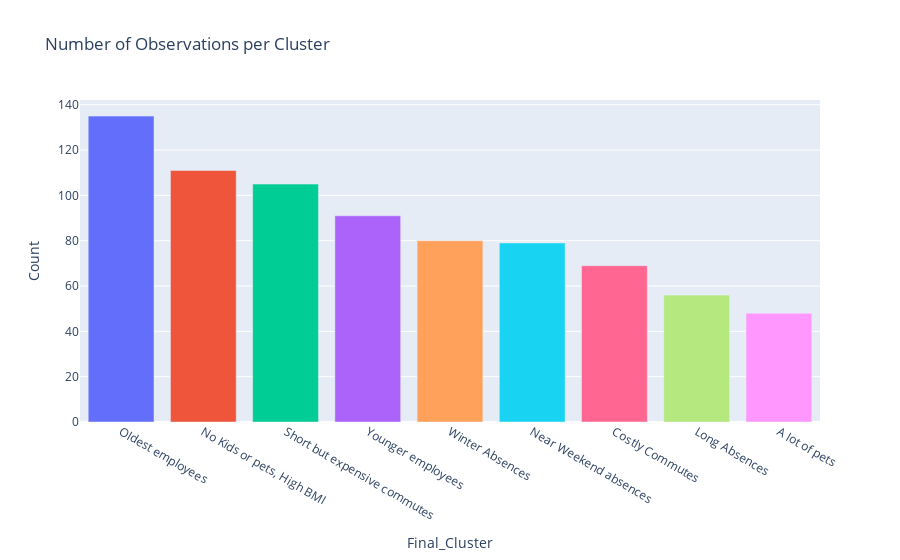

Notebook code cell kept with this figure:
### Markdown cell above
This is the final notebook of our project. We have obtained clusters for all of our observations in the "Clustering" notebook. We will perform a final analysis of those clusters. To that end we have imported our classifed_data which contains our analytical dataset with associated final cluster labels, we have then obtained the cluster centroids. Below is a bar chart which shows us the size of each cluster.

### Code cell
cluster_counts = classified_data['Final_Cluster'].value_counts().reset_index()
cluster_counts.columns = ['Final_Cluster', 'Count']
fig_bar = px.bar(cluster_counts, x='Final_Cluster', y='Count',
        title='Number of Observations per Cluster', color='Final_Cluster')
fig_bar.update_layout(showlegend=False)

### Figure 1 — Plotly figure (JSON) as saved in the notebook; plotly's stock layout.template omitted (floating-point values rounded to 4 significant figures)
{"data": [{"hovertemplate": "Final_Cluster=%{x}<br>Count=%{y}<extra></extra>", "legendgroup": "Oldest employees", "marker": {"color": "#636efa", "pattern": {"shape": ""}}, "name": "Oldest employees", "orientation": "v", "showlegend": true, "textposition": "auto", "type": "bar", "x": ["Oldest employees"], "xaxis": "x", "y": [135], "yaxis": "y"}, {"hovertemplate": "Final_Cluster=%{x}<br>Count=%{y}<extra></extra>", "legendgroup": "No Kids or pets, High BMI", "marker": {"color": "#EF553B", "pattern": {"shape": ""}}, "name": "No Kids or pets, High BMI", "orientation": "v", "showlegend": true, "textposition": "auto", "type": "bar", "x": ["No Kids or pets, High BMI"], "xaxis": "x", "y": [111], "yaxis": "y"}, {"hovertemplate": "Final_Cluster=%{x}<br>Count=%{y}<extra></extra>", "legendgroup": "Short but expensive commutes", "marker": {"color": "#00cc96", "pattern": {"shape": ""}}, "name": "Short but expensive commutes", "orientation": "v", "showlegend": true, "textposition": "auto", "type": "bar", "x": ["Short but expensive commutes"], "xaxis": "x", "y": [105], "yaxis": "y"}, {"hovertemplate": "Final_Cluster=%{x}<br>Count=%{y}<extra></extra>", "legendgroup": "Younger employees", "marker": {"color": "#ab63fa", "pattern": {"shape": ""}}, "name": "Younger employees", "orientation": "v", "showlegend": true, "textposition": "auto", "type": "bar", "x": ["Younger employees"], "xaxis": "x", "y": [91], "yaxis": "y"}, {"hovertemplate": "Final_Cluster=%{x}<br>Count=%{y}<extra></extra>", "legendgroup": "Winter Absences", "marker": {"color": "#FFA15A", "pattern": {"shape": ""}}, "name": "Winter Absences", "orientation": "v", "showlegend": true, "textposition": "auto", "type": "bar", "x": ["Winter Absences"], "xaxis": "x", "y": [80], "yaxis": "y"}, {"hovertemplate": "Final_Cluster=%{x}<br>Count=%{y}<extra></extra>", "legendgroup": "Near Weekend absences", "marker": {"color": "#19d3f3", "pattern": {"shape": ""}}, "name": "Near Weekend absences", "orientation": "v", "showlegend": true, "textposition": "auto", "type": "bar", "x": ["Near Weekend absences"], "xaxis": "x", "y": [79], "yaxis": "y"}, {"hovertemplate": "Final_Cluster=%{x}<br>Count=%{y}<extra></extra>", "legendgroup": "Costly Commutes", "marker": {"color": "#FF6692", "pattern": {"shape": ""}}, "name": "Costly Commutes", "orientation": "v", "showlegend": true, "textposition": "auto", "type": "bar", "x": ["Costly Commutes"], "xaxis": "x", "y": [69], "yaxis": "y"}, {"hovertemplate": "Final_Cluster=%{x}<br>Count=%{y}<extra></extra>", "legendgroup": "Long Absences", "marker": {"color": "#B6E880", "pattern": {"shape": ""}}, "name": "Long Absences", "orientation": "v", "showlegend": true, "textposition": "auto", "type": "bar", "x": ["Long Absences"], "xaxis": "x", "y": [56], "yaxis": "y"}, {"hovertemplate": "Final_Cluster=%{x}<br>Count=%{y}<extra></extra>", "legendgroup": "A lot of pets", "marker": {"color": "#FF97FF", "pattern": {"shape": ""}}, "name": "A lot of pets", "orientation": "v", "showlegend": true, "textposition": "auto", "type": "bar", "x": ["A lot of pets"], "xaxis": "x", "y": [48], "yaxis": "y"}], "layout": {"barmode": "relative", "legend": {"title": {"text": "Final_Cluster"}, "tracegroupgap": 0}, "showlegend": false, "title": {"text": "Number of Observations per Cluster"}, "xaxis": {"anchor": "y", "categoryarray": ["Oldest employees", "No Kids or pets, High BMI", "Short but expensive commutes", "Younger employees", "Winter Absences", "Near Weekend absences", "Costly Commutes", "Long Absences", "A lot of pets"], "categoryorder": "array", "domain": [0, 1], "title": {"text": "Final_Cluster"}}, "yaxis": {"anchor": "x", "domain": [0, 1], "title": {"text": "Count"}}}}
